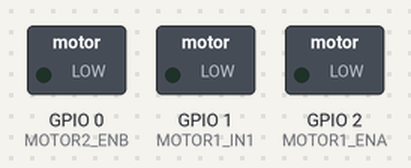
Simulated run of this program. Board: ESP32. On the bench: switched loads named in the program (green lamp = pin HIGH). What the program prints to the serial monitor is not drawn.

Above: at 0.0 s.
At 1.1 s:
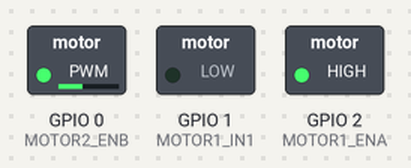
Timing chart, 0 to 2.6 s (numbered marks = the images above):
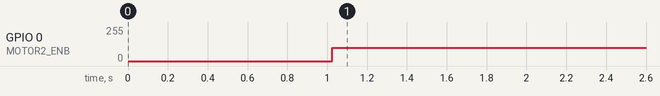

The program:

main.cpp
```cpp
#include "Arduino.h"
#include "gz_hcsr.h"
#include "gz_qtr.h"
#include "gz_motor.h"

//defines
#define RXD2    16
#define TXD2    17

//variables
char data[10];

struct SensorSet{
    uint16_t hcsr1, hcsr2;
    int16_t lm1, lm2;
    uint16_t encoder1, encoder2;
    uint16_t qtr[8];
    int16_t yaw;
}SensorSet;


 void setup() {
    delay(1000);
    Serial.begin(9600);
    Serial2.begin(9600, SERIAL_8N1, RXD2, TXD2);
    pinMode(14, INPUT);
    gz_hcsr_init();
    gz_qtr_init();
    gz_motor_init();
 }

 void loop() {
   gz_motor_write(MOTOR1,255);
   gz_motor_write(MOTOR2,100);
   delay(10);
 }
```

gz_hcsr.h
```cpp
#ifndef __GZ_HCSR_H
#define __GZ_HCSR_H

#define V (double)0.0343909
#define GZ_HCSR_ECHO1  18
#define GZ_HCSR_TRIG1   5
#define GZ_HCSR_ECHO2   3
#define GZ_HCSR_TRIG2   4


void gz_hcsr_init() {
  pinMode(GZ_HCSR_ECHO1,INPUT);
  pinMode(GZ_HCSR_ECHO2,INPUT);
  pinMode(GZ_HCSR_TRIG1,OUTPUT);
  pinMode(GZ_HCSR_TRIG2,OUTPUT);

  digitalWrite(GZ_HCSR_TRIG2,LOW);
  digitalWrite(GZ_HCSR_TRIG1,LOW);
}

void gz_hcsr1_read(uint16_t* mesafe) {
    uint16_t sure1=0;
    digitalWrite(GZ_HCSR_TRIG1,HIGH);
    delayMicroseconds(1000);
    digitalWrite(GZ_HCSR_TRIG1,LOW);
    sure1 = pulseIn(GZ_HCSR_ECHO1,HIGH)/2;
    *mesafe = V * sure1;
}

void gz_hcsr2_read(uint16_t* mesafe) {
    int sure2=0;
    digitalWrite(GZ_HCSR_TRIG2,HIGH);
    delayMicroseconds(10);
    digitalWrite(GZ_HCSR_TRIG2,LOW);
    sure2 = pulseIn(GZ_HCSR_ECHO2,HIGH)/2;
    *mesafe = V * sure2;
    digitalWrite(GZ_HCSR_TRIG2,LOW);
}


#endif
```

gz_motor.h
```cpp
#ifndef __GZ_MOTOR_H
#define __GZ_MOTOR_H
#include "Arduino.h"

#define MOTOR1_IN1      1
#define MOTOR1_IN2      1
#define MOTOR1_ENA      2
#define MOTOR2_IN1      1
#define MOTOR2_IN2      1
#define MOTOR2_ENB      0
#define MOTOR1          1
#define MOTOR2          2
#define MOTOR_PWM_FREQ  5000
#define MOTOR_RESOLUTION       8 // çözünürlük 8 bit
#define MOTOR1_CHANNEL      0
#define MOTOR2_CHANNEL       1


void gz_motor_init(){
    pinMode(MOTOR1_IN1, OUTPUT);
    pinMode(MOTOR1_IN2, OUTPUT);
    pinMode(MOTOR1_ENA, OUTPUT);
    pinMode(MOTOR2_IN1, OUTPUT);
    pinMode(MOTOR2_IN2, OUTPUT);
    pinMode(MOTOR2_ENB, OUTPUT);

    ledcSetup(MOTOR1_CHANNEL, MOTOR_PWM_FREQ, MOTOR_RESOLUTION);
    ledcSetup(MOTOR2_CHANNEL, MOTOR_PWM_FREQ, MOTOR_RESOLUTION);

    ledcAttachPin(MOTOR1_ENA, MOTOR1_CHANNEL);
    ledcAttachPin(MOTOR2_ENB, MOTOR2_CHANNEL);

}

void gz_motor_write(uint8_t mtr, int16_t speed){

    if(speed > 255){
        speed= 255;
    }
    else if(speed < -255){
        speed=-255;
    }
    if(speed < 0){
        speed *= -1;
        if(mtr==MOTOR1){
        ledcWrite(MOTOR1_CHANNEL, speed);
        digitalWrite(MOTOR1_IN1, LOW);
        digitalWrite(MOTOR1_IN2, HIGH);
    }
    else if(mtr==MOTOR2){
        ledcWrite(MOTOR2_CHANNEL, speed);

        digitalWrite(MOTOR2_IN1, LOW);
        digitalWrite(MOTOR2_IN2, HIGH);
    }

    }
    else{
    if(mtr==MOTOR1){
        ledcWrite(MOTOR1_CHANNEL, speed);
        digitalWrite(MOTOR1_IN1, HIGH);
        Serial.println(speed);
        digitalWrite(MOTOR1_IN2, LOW);
    }
    else if(mtr==MOTOR2){
        ledcWrite(MOTOR2_CHANNEL, speed);
        digitalWrite(MOTOR2_IN1, HIGH);
        digitalWrite(MOTOR2_IN2, LOW);
    }
    }


}


void gz_motor_brake(){
    digitalWrite(MOTOR2_IN1, HIGH);
    digitalWrite(MOTOR2_IN2, HIGH);
    digitalWrite(MOTOR2_IN1, HIGH);
    digitalWrite(MOTOR2_IN2, HIGH);
}


#endif
```

gz_qtr.h
```cpp
#ifndef __GZ_QTR_H
#define __GZ_QTR_H

#include <QTRSensors.h>


QTRSensors qtr;
const uint8_t SensorCount = 8;
uint16_t sensorValues[SensorCount];
void gz_qtr_init(){

  qtr.setTypeAnalog();
  qtr.setSensorPins((const uint8_t[]){34, 35, 32, 33, 25, 26, 27, 14}, SensorCount);
  qtr.calibrate();
}

void gz_qtr_read(uint16_t* data){
  *data = qtr.readLineBlack(sensorValues);
}


#endif
```

Measured:
- by itself, GPIO 0 (MOTOR2_ENB): 0/255 → 100/255 at 1.0 s
